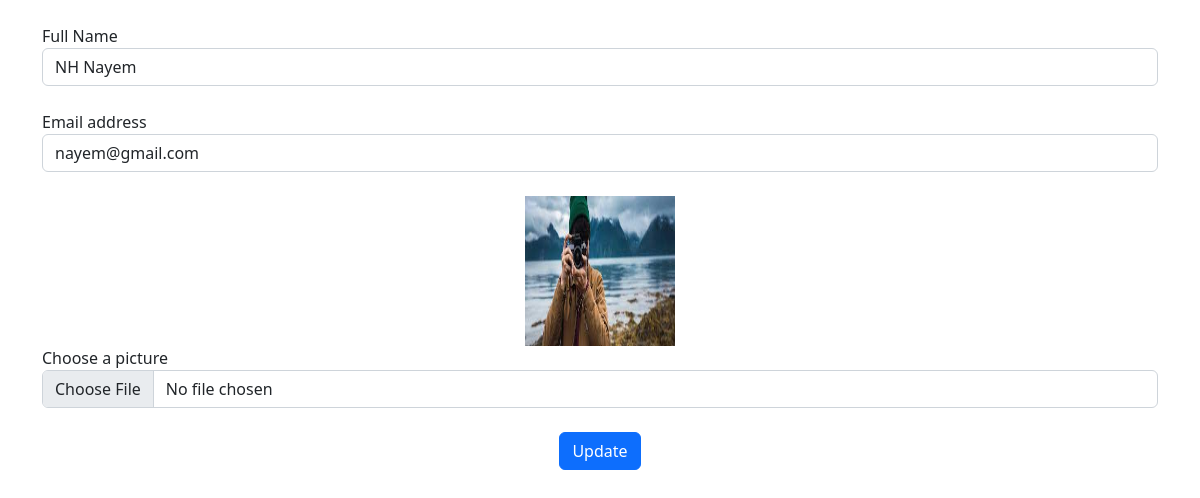
The page /update/86/ on the database its author committed.
### app/models.py (models this page shows, shortened)
class Update(models.Model):
    name = models.CharField(max_length=20)
    email = models.EmailField(max_length=30)
    image = models.ImageField(upload_to='static/image', null=True)

### app/views.py (the view, shortened to what this page needs)
# urls.py: path('update/<id>/', views.update, name='update'),
def update(r, id):
    prof = Update.objects.get(id=id)
    return render(r, 'update.html', locals())

### templates/update.html (shortened to what this page needs)
<!DOCTYPE html>
<html lang="en">
<head>
    <link rel="stylesheet" href="https://cdn.jsdelivr.net/npm/bootstrap@5.2.3/dist/css/bootstrap.min.css"
>
</head>
<body>
    <div class="container">
        <form method="POST" enctype="multipart/form-data">
            <br>
            <div class="form-group">
                <label for="name">Full Name</label>
                <input type="text" class="form-control" id="name"
                       placeholder="name" name="name" value="{{prof.name}}">
            </div>
            <br>
            <div class="form-group">
                <label for="email">Email address</label>
                <input type="email" class="form-control" id="email"
                       placeholder="email" name="email" value="{{prof.email}}">
            </div>
            <br>
            <img src="{{prof.image.url}}" alt="" height="150" width="150"
                 style="display: block; margin-left: auto; margin-right: auto;">
            <div class="form-group">
                <label for="file">Choose a picture</label>
                <input type="file" class="form-control" id="file" name="image">
            </div>
            <br>
            <div class="form-group" style="text-align: center">
                <button type="submit" class="btn btn-primary">Update</button>
            </div>
        </form>
    </div>
</body>
</html>

### rows shown on the page
Update: name "NH Nayem", email "nayem@gmail.com", image (picture)
